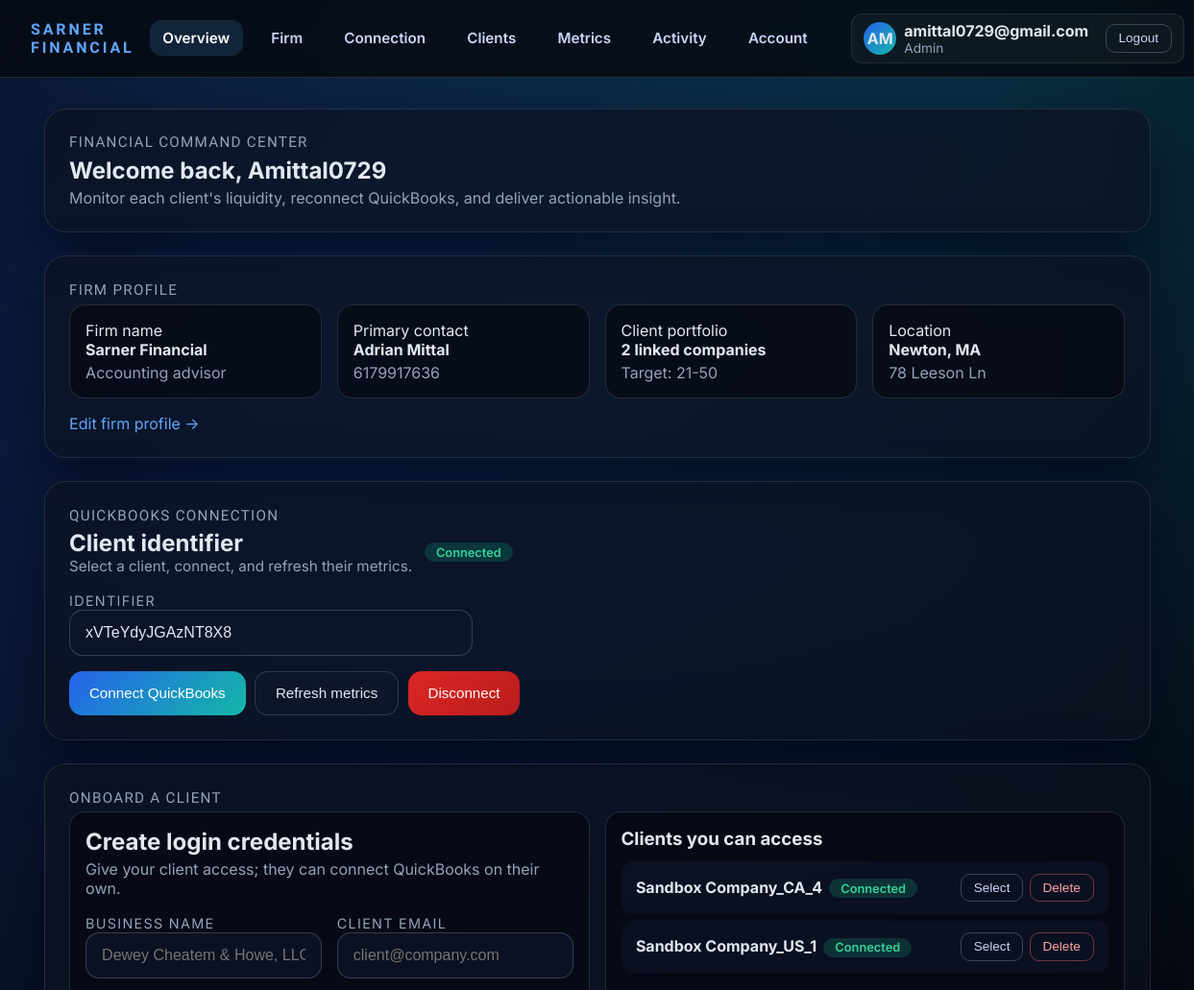
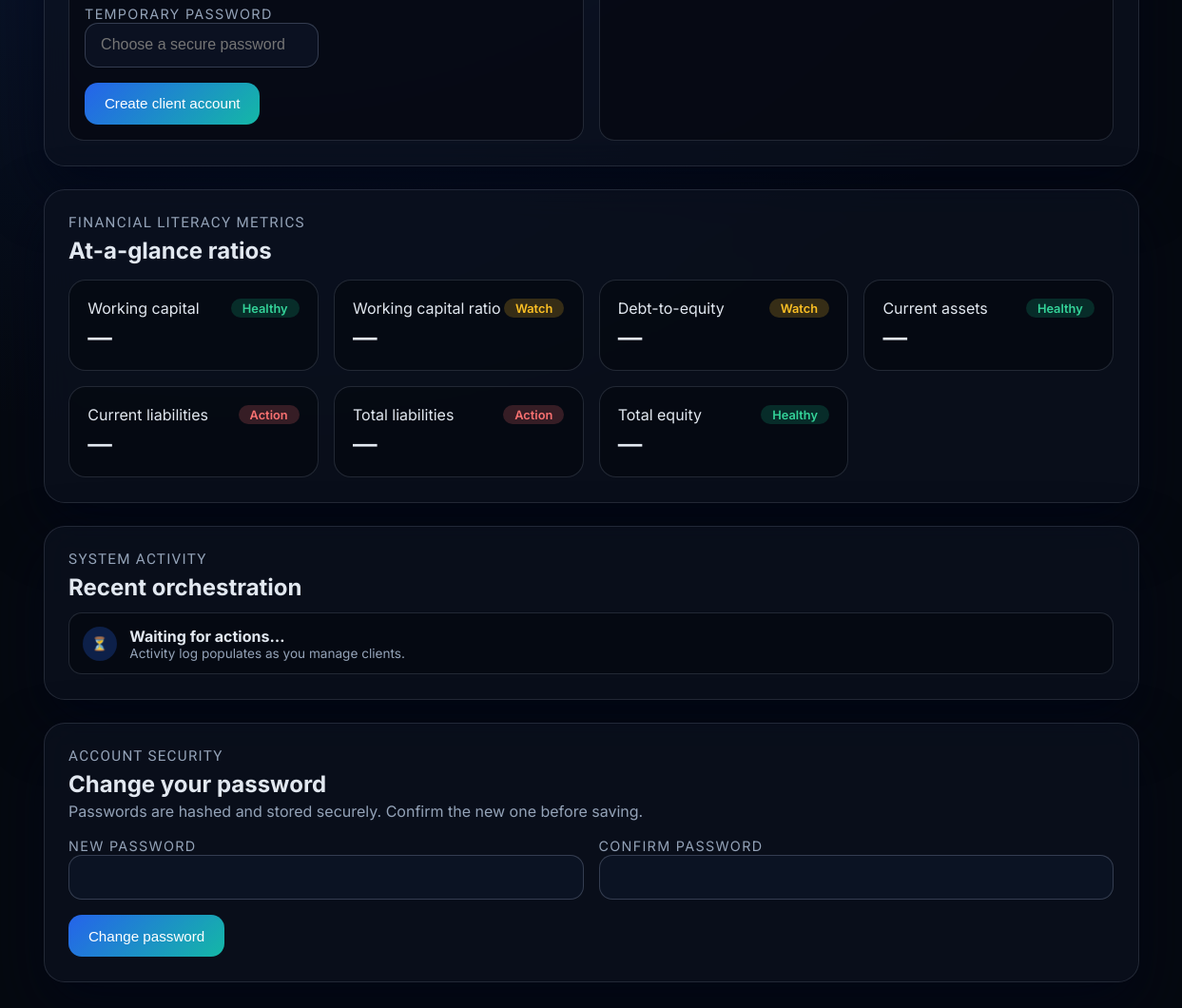
Screenshot of /admin/overview (signed in) with the database file from the repository (2 pictures, top to bottom).
### tables this page shows
CREATE TABLE firm_profiles (
                user_id INTEGER PRIMARY KEY,
                company_type TEXT NOT NULL,
                firm_name TEXT NOT NULL,
                contact_first_name TEXT,
                contact_last_name TEXT,
                contact_phone TEXT,
                address_line TEXT,
                city TEXT,
                state TEXT,
                postal_code TEXT,
                client_volume TEXT,
                website TEXT,
                created_at INTEGER NOT NULL,
                updated_at INTEGER NOT NULL,
                FOREIGN KEY(user_id) REFERENCES users(id) ON DELETE CASCADE
            );

CREATE TABLE users (
                id INTEGER PRIMARY KEY AUTOINCREMENT,
                email TEXT NOT NULL UNIQUE,
                hashed_password TEXT NOT NULL,
                role TEXT NOT NULL,
                onboarding_completed INTEGER NOT NULL DEFAULT 0,
                created_at INTEGER NOT NULL
            );

CREATE TABLE clients (
                id INTEGER PRIMARY KEY AUTOINCREMENT,
                name TEXT NOT NULL,
                client_key TEXT NOT NULL UNIQUE,
                owner_user_id INTEGER NOT NULL,
                onboarding_completed INTEGER NOT NULL DEFAULT 0,
                created_at INTEGER NOT NULL,
                FOREIGN KEY(owner_user_id) REFERENCES users(id)
            );

### main.py (the view)
@app.get("/admin/overview", response_class=HTMLResponse)
def admin_overview(request: Request, section: Optional[str] = None, user: User = Depends(require_user)):
    if user.role != "admin":
        return RedirectResponse("/", status_code=status.HTTP_303_SEE_OTHER)
    return templates.TemplateResponse("admin_dashboard.html", _admin_dashboard_context(request, user, section))

### templates/admin_dashboard.html (shortened to what this page needs)
<!DOCTYPE html>
<html lang="en">
  <head>
  </head>
  <body>
    <header>
      <div class="brand">{{ firm_profile.firm_name }}</div>
      <nav id="navigation">
        <a href="#section-dashboard" data-target="section-dashboard">Overview</a>
        <a href="#section-firm" data-target="section-firm">Firm</a>
        <a href="#section-connect" data-target="section-connect">Connection</a>
        <a href="#section-clients" data-target="section-clients">Clients</a>
        <a href="#section-metrics" data-target="section-metrics">Metrics</a>
        <a href="#section-activity" data-target="section-activity">Activity</a>
        <a href="#section-account" data-target="section-account">Account</a>
      </nav>
      <div class="user-chip">
        <div class="avatar">{{ user.email[:2].upper() }}</div>
        <div>
          <div style="font-weight: 700">{{ user.email }}</div>
          <div style="font-size: 0.85rem; color: #94a3b8">Admin</div>
        </div>
        <form method="post" action="/logout">
          <button class="ghost" type="submit" style="margin-left:0.6rem">Logout</button>
        </form>
      </div>
    </header>
    <main>
      <section class="glass" id="section-dashboard">
        <div class="section-title">Financial command center</div>
        <h1>Welcome back, {{ user.email.split('@')[0].title() }}</h1>
        <p>Monitor each client's liquidity, reconnect QuickBooks, and deliver actionable insight.</p>
      </section>
      <section class="glass" id="section-firm">
        <div class="section-title">Firm profile</div>
        <div class="grid">
          <div class="card">
            <div>Firm name</div>
            <strong>{{ firm_profile.firm_name }}</strong>
            <p>{{ firm_profile.company_type | capitalize }} advisor</p>
          </div>
          <div class="card">
            <div>Primary contact</div>
            <strong>{{ firm_profile.contact_first_name or '' }} {{ firm_profile.contact_last_name or '' }}</strong>
            <p>{{ firm_profile.contact_phone or 'Add a phone number' }}</p>
          </div>
          <div class="card">
            <div>Client portfolio</div>
            <strong>{{ clients | length }} linked companies</strong>
            <p>{% if firm_profile.client_volume %}Target: {{ firm_profile.client_volume }}{% else %}Share expected volume{% endif %}</p>
          </div>
          <div class="card">
            <div>Location</div>
            <strong>{{ firm_profile.city or 'Add city' }}, {{ firm_profile.state or '' }}</strong>
            <p>{{ firm_profile.address_line or 'Add address' }}</p>
          </div>
        </div>
        <div style="margin-top:1rem">
          <a href="/onboarding/admin?step=1" style="color:#60a5fa;text-decoration:none">Edit firm profile →</a>
        </div>
      </section>
      <section class="glass" id="section-connect">
        <div class="section-title">QuickBooks connection</div>
        <div style="display:flex; align-items:center; gap:0.8rem; flex-wrap:wrap">
          <div>
            <h2 style="margin:0">Client identifier</h2>
            <p style="margin:0; color:#94a3b8; font-size:0.95rem">Select a client, connect, and refresh their metrics.</p>
          </div>
          <div id="clientStatus" class="pill {{ 'good' if clients and clients[0].connected else 'bad' }}">
            {% if clients and clients[0].connected %}Connected{% else %}Not connected{% endif %}
          </div>
        </div>
        <div style="margin-top:1rem; max-width:420px">
          <label for="clientKey">Identifier</label>
          <input id="clientKey" placeholder="client-key" value="{{ default_client_key }}" />
        </div>
        <div class="button-row">
          <button class="primary" onclick="beginOAuth()">Connect QuickBooks</button>
          <button class="secondary" onclick="fetchMetrics()">Refresh metrics</button>
          <button class="danger" onclick="disconnectClient()">Disconnect</button>
        </div>
      </section>
      <section class="glass" id="section-clients">
        <div class="section-title">Onboard a client</div>
        <div class="grid">
          <div class="card" style="grid-column: span 2">
            <h2>Create login credentials</h2>
            <p>Give your client access; they can connect QuickBooks on their own.</p>
            <form id="clientForm" onsubmit="submitClient(event)" style="margin-top:1rem">
              <div class="grid" style="grid-template-columns: repeat(auto-fit, minmax(220px, 1fr))">
                <div>
                  <label for="clientName">Business name</label>
                  <input id="clientName" required placeholder="Dewey Cheatem & Howe, LLC" />
                </div>
                <div>
                  <label for="clientEmail">Client email</label>
                  <input id="clientEmail" type="email" required placeholder="client@company.com" />
                </div>
                <div>
                  <label for="clientPassword">Temporary password</label>
                  <input id="clientPassword" type="password" required placeholder="Choose a secure password" />
                </div>
              </div>
              <div class="button-row">
                <button type="submit" class="primary">Create client account</button>
              </div>
            </form>
          </div>
          <div class="card" style="grid-column: span 2">
            <h3 style="margin-bottom:0.35rem">Clients you can access</h3>
            <ul class="client-list" id="clientList">
            </ul>
          </div>
        </div>
      </section>
      <section class="glass" id="section-metrics">
        <div class="section-title">Financial literacy metrics</div>
        <h2>At-a-glance ratios</h2>
        <div class="metric-grid">
          <div class="metric-card">
            <div style="display:flex; justify-content:space-between; align-items:center">
              <span>Working capital</span>
              <span class="pill good" id="chip-workingCapital">Healthy</span>
            </div>
            <div id="workingCapital" class="metric-value">—</div>
          </div>
          <div class="metric-card">
            <div style="display:flex; justify-content:space-between; align-items:center">
              <span>Working capital ratio</span>
              <span class="pill watch" id="chip-workingCapitalRatio">Watch</span>
            </div>
            <div id="workingCapitalRatio" class="metric-value">—</div>
          </div>
          <div class="metric-card">
            <div style="display:flex; justify-content:space-between; align-items:center">
              <span>Debt-to-equity</span>
              <span class="pill watch" id="chip-debtToEquityRatio">Watch</span>
            </div>
            <div id="debtToEquityRatio" class="metric-value">—</div>
          </div>
          <div class="metric-card">
            <div style="display:flex; justify-content:space-between; align-items:center">
              <span>Current assets</span>
              <span class="pill good" id="chip-currentAssets">Healthy</span>
            </div>
            <div id="currentAssets" class="metric-value">—</div>
          </div>
          <div class="metric-card">
            <div style="display:flex; justify-content:space-between; align-items:center">
              <span>Current liabilities</span>
              <span class="pill bad" id="chip-currentLiabilities">Action</span>
            </div>
            <div id="currentLiabilities" class="metric-value">—</div>
          </div>
          <div class="metric-card">
            <div style="display:flex; justify-content:space-between; align-items:center">
              <span>Total liabilities</span>
              <span class="pill bad" id="chip-totalLiabilities">Action</span>
            </div>
            <div id="totalLiabilities" class="metric-value">—</div>
          </div>
          <div class="metric-card">
            <div style="display:flex; justify-content:space-between; align-items:center">
              <span>Total equity</span>
              <span class="pill good" id="chip-totalEquity">Healthy</span>
            </div>
            <div id="totalEquity" class="metric-value">—</div>
          </div>
        </div>
      </section>
      <section class="glass" id="section-activity">
        <div class="section-title">System activity</div>
        <h2>Recent orchestration</h2>
        <div class="activity-feed" id="activityFeed">
          <div class="activity-item">
            <div class="activity-avatar">⏳</div>
            <div class="activity-body">
              <strong>Waiting for actions…</strong>
              <span style="font-size:0.85rem; color:#94a3b8">Activity log populates as you manage clients.</span>
            </div>
          </div>
        </div>
      </section>
      <section class="glass" id="section-account">
        <div class="section-title">Account security</div>
        <h2>Change your password</h2>
        <p>Passwords are hashed and stored securely. Confirm the new one before saving.</p>
        <form id="passwordForm" onsubmit="updatePassword(event)" style="margin-top:1rem">
          <div class="grid" style="grid-template-columns: repeat(auto-fit, minmax(220px, 1fr))">
            <div>
              <label for="newPassword">New password</label>
              <input id="newPassword" type="password" required minlength="6" autocomplete="new-password" />
            </div>
            <div>
              <label for="confirmPassword">Confirm password</label>
              <input id="confirmPassword" type="password" required minlength="6" autocomplete="new-password" />
            </div>
          </div>
          <div class="button-row">
            <button type="submit" class="primary">Change password</button>
          </div>
        </form>
      </section>
    </main>
  </body>
</html>

### rows the page displays
firm_profiles: firm_name "SARNER FINANCIAL", firm_name "Sarner Financial", company_type "Accounting", contact_first_name "Adrian", contact_last_name "Mittal", contact_phone "6179917636", client_volume "21-50", city "Newton", state "MA", address_line "78 Leeson Ln"
users: email "AM", email "amittal0729@gmail.com", email.split "Amittal0729"
clients: client_key "xVTeYdyJGAzNT8X8"

### other values shown
{{ clients | length }} "2"
